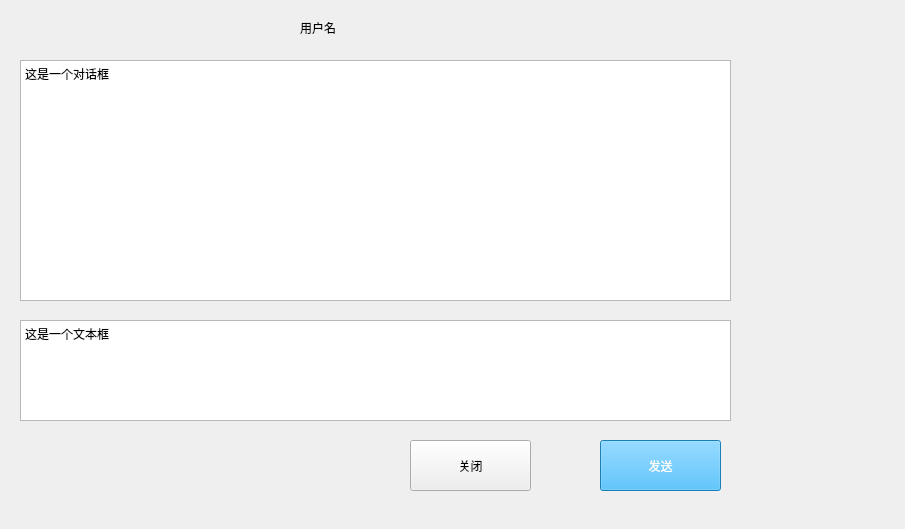
<?xml version="1.0" encoding="UTF-8"?>
<ui version="4.0">
 <class>WidgetChat</class>
 <widget class="QWidget" name="WidgetChat">
  <property name="geometry">
   <rect>
    <x>0</x>
    <y>0</y>
    <width>905</width>
    <height>529</height>
   </rect>
  </property>
  <property name="windowTitle">
   <string>Form</string>
  </property>
  <widget class="QLabel" name="label">
   <property name="geometry">
    <rect>
     <x>300</x>
     <y>20</y>
     <width>72</width>
     <height>15</height>
    </rect>
   </property>
   <property name="text">
    <string>用户名</string>
   </property>
  </widget>
  <widget class="QPushButton" name="pushButton">
   <property name="geometry">
    <rect>
     <x>410</x>
     <y>440</y>
     <width>121</width>
     <height>51</height>
    </rect>
   </property>
   <property name="styleSheet">
    <string notr="true"/>
   </property>
   <property name="text">
    <string>关闭</string>
   </property>
  </widget>
  <widget class="QPushButton" name="pushButton_2">
   <property name="geometry">
    <rect>
     <x>600</x>
     <y>440</y>
     <width>121</width>
     <height>51</height>
    </rect>
   </property>
   <property name="styleSheet">
    <string notr="true">background-color: rgb(35, 178, 255);
color: rgb(255, 255, 255);</string>
   </property>
   <property name="text">
    <string>发送</string>
   </property>
  </widget>
  <widget class="QTextEdit" name="textEdit">
   <property name="geometry">
    <rect>
     <x>20</x>
     <y>320</y>
     <width>711</width>
     <height>101</height>
    </rect>
   </property>
   <property name="html">
    <string>&lt;!DOCTYPE HTML PUBLIC &quot;-//W3C//DTD HTML 4.0//EN&quot; &quot;http://www.w3.org/TR/REC-html40/strict.dtd&quot;&gt;
&lt;html&gt;&lt;head&gt;&lt;meta name=&quot;qrichtext&quot; content=&quot;1&quot; /&gt;&lt;style type=&quot;text/css&quot;&gt;
p, li { white-space: pre-wrap; }
&lt;/style&gt;&lt;/head&gt;&lt;body style=&quot; font-family:'SimSun'; font-size:9pt; font-weight:400; font-style:normal;&quot;&gt;
&lt;p style=&quot; margin-top:0px; margin-bottom:0px; margin-left:0px; margin-right:0px; -qt-block-indent:0; text-indent:0px;&quot;&gt;这是一个文本框&lt;/p&gt;&lt;/body&gt;&lt;/html&gt;</string>
   </property>
  </widget>
  <widget class="QTextEdit" name="textEdit_2">
   <property name="geometry">
    <rect>
     <x>20</x>
     <y>60</y>
     <width>711</width>
     <height>241</height>
    </rect>
   </property>
   <property name="html">
    <string>&lt;!DOCTYPE HTML PUBLIC &quot;-//W3C//DTD HTML 4.0//EN&quot; &quot;http://www.w3.org/TR/REC-html40/strict.dtd&quot;&gt;
&lt;html&gt;&lt;head&gt;&lt;meta name=&quot;qrichtext&quot; content=&quot;1&quot; /&gt;&lt;style type=&quot;text/css&quot;&gt;
p, li { white-space: pre-wrap; }
&lt;/style&gt;&lt;/head&gt;&lt;body style=&quot; font-family:'SimSun'; font-size:9pt; font-weight:400; font-style:normal;&quot;&gt;
&lt;p style=&quot; margin-top:0px; margin-bottom:0px; margin-left:0px; margin-right:0px; -qt-block-indent:0; text-indent:0px;&quot;&gt;这是一个对话框&lt;/p&gt;&lt;/body&gt;&lt;/html&gt;</string>
   </property>
  </widget>
 </widget>
 <resources/>
 <connections>
  <connection>
   <sender>pushButton</sender>
   <signal>clicked()</signal>
   <receiver>WidgetChat</receiver>
   <slot>close()</slot>
   <hints>
    <hint type="sourcelabel">
     <x>470</x>
     <y>465</y>
    </hint>
    <hint type="destinationlabel">
     <x>452</x>
     <y>264</y>
    </hint>
   </hints>
  </connection>
 </connections>
</ui>
